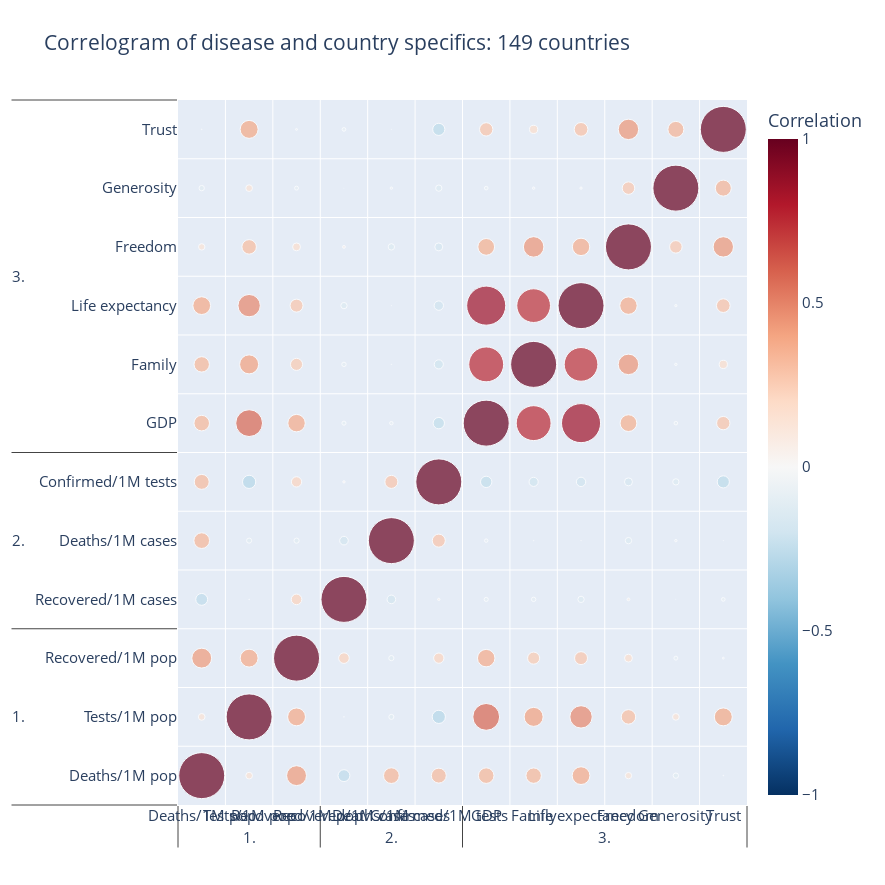

Source (notebook cell):
### Code cell
fig= correlo(for_correlo, to_use=to_use, point_size=46, palette="RdBu_r", 
             title="Correlogram of disease and country specifics: "+str(df.shape[0])+ " countries",
             height=885, width=885, fontsize=15, var_palette=var_palette)
fig.show()

### Figure 1 — Plotly figure (JSON) as saved in the notebook; plotly's stock layout.template omitted (floating-point values rounded to 4 significant figures; data arrays with more than 128 entries replaced by an {"elided": "..."} marker saying what was removed)
{"data": [{"hoverinfo": "text", "hovertext": {"elided": "169 str values"}, "marker": {"cmid": 0, "color": {"elided": "169 float values"}, "colorbar": {"title": {"text": "Correlation"}}, "colorscale": [[0, "rgb(5,48,97)"], [0.1, "rgb(33,102,172)"], [0.2, "rgb(67,147,195)"], [0.3, "rgb(146,197,222)"], [0.4, "rgb(209,229,240)"], [0.5, "rgb(247,247,247)"], [0.6, "rgb(253,219,199)"], [0.7, "rgb(244,165,130)"], [0.8, "rgb(214,96,77)"], [0.9, "rgb(178,24,43)"], [1, "rgb(103,0,31)"]], "size": {"elided": "169 float values"}}, "mode": "markers", "type": "scatter", "x": {"elided": "2x169 str values"}, "y": {"elided": "2x169 str values"}}], "layout": {"font": {"size": 15}, "height": 885, "title": {"text": "Correlogram of disease and country specifics: 149 countries"}, "width": 885, "xaxis": {"range": [0.5, 12.5], "showgrid": true, "ticklen": 0, "ticks": "outside", "tickson": "boundaries"}, "yaxis": {"range": [0.5, 12.5], "showgrid": true, "ticklen": 0, "ticks": "outside", "tickson": "boundaries"}}}
